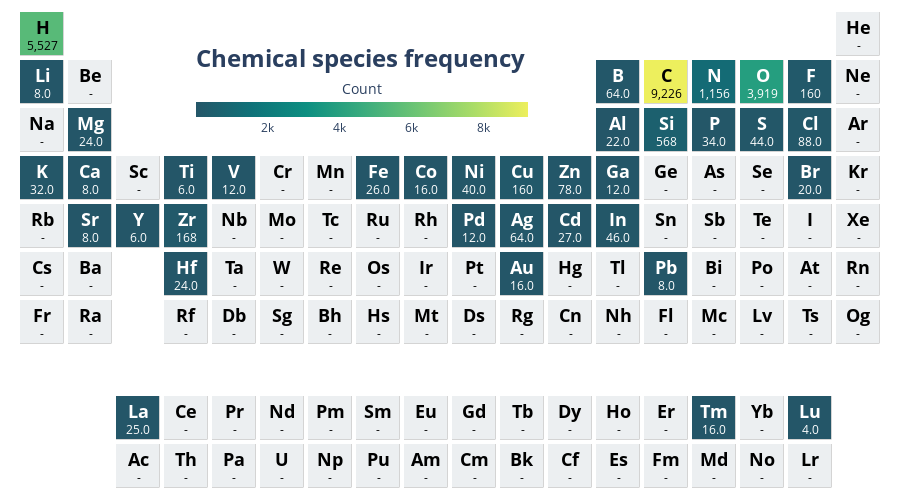

Notebook cell for this chart:
### Code cell
fig = ptable_heatmap_plotly(
    values=chemical_species, 
    nan_color="#ECEFF1", 
    colorscale="aggrnyl",
    colorbar={"title":"Count", "orientation": "h"}
)
fig.layout.title = dict(text="<b>Chemical species frequency</b>", x=0.4, y=0.9, font=dict(size=24))
fig.show()
fig.write_image(f"figures/dataset_species_frequency.pdf")

### Figure 1 — Plotly figure (JSON) as saved in the notebook; plotly's stock layout.template omitted (floating-point values rounded to 4 significant figures; data arrays with more than 128 entries replaced by an {"elided": "..."} marker saying what was removed)
{"data": [{"colorbar": {"len": 0.4, "lenmode": "fraction", "orientation": "h", "thickness": 15, "tickformat": ".1~s", "title": {"font": {"size": 14.4}, "side": "top", "text": "Count"}, "x": 0.4, "y": 0.72}, "colorscale": [[0, "darkgray"], [1, "darkgray"]], "hoverinfo": "none", "showscale": false, "type": "heatmap", "xgap": 4.5, "ygap": 4.5, "z": {"elided": "10x18 int values"}}, {"colorbar": {"len": 0.4, "lenmode": "fraction", "orientation": "h", "thickness": 15, "tickformat": ".1~s", "title": {"font": {"size": 14.4}, "side": "top", "text": "Count"}, "x": 0.4, "y": 0.72}, "colorscale": [[0, "#ECEFF1"], [1, "#ECEFF1"]], "hoverinfo": "none", "showscale": false, "type": "heatmap", "xgap": 5, "ygap": 5, "z": {"elided": "10x18 int values"}}, {"colorbar": {"len": 0.4, "lenmode": "fraction", "orientation": "h", "thickness": 15, "tickformat": ".1~s", "title": {"font": {"size": 14.4}, "side": "top", "text": "Count"}, "x": 0.4, "y": 0.72}, "colorscale": [[0, "rgb(36, 86, 104)"], [0.1667, "rgb(15, 114, 121)"], [0.3333, "rgb(13, 143, 129)"], [0.5, "rgb(57, 171, 126)"], [0.6667, "rgb(110, 197, 116)"], [0.8333, "rgb(169, 220, 103)"], [1, "rgb(237, 239, 93)"]], "hoverinfo": "text", "reversescale": false, "showscale": true, "text": {"elided": "10x18 str values"}, "type": "heatmap", "xgap": 5, "ygap": 5, "z": {"elided": "10x18 int values"}, "zauto": false, "zmax": 9226, "zmin": 4}], "layout": {"annotations": [{"font": {"color": "#000000"}, "showarrow": false, "text": "", "x": 0, "xref": "x", "y": 0, "yref": "y"}, {"font": {"color": "#000000"}, "showarrow": false, "text": "", "x": 1, "xref": "x", "y": 0, "yref": "y"}, {"font": {"color": "#000000"}, "showarrow": false, "text": "<span style='font-weight: bold; font-size: 18.0;'>Ac</span><br>-", "x": 2, "xref": "x", "y": 0, "yref": "y"}, {"font": {"color": "#000000"}, "showarrow": false, "text": "<span style='font-weight: bold; font-size: 18.0;'>Th</span><br>-", "x": 3, "xref": "x", "y": 0, "yref": "y"}, {"font": {"color": "#000000"}, "showarrow": false, "text": "<span style='font-weight: bold; font-size: 18.0;'>Pa</span><br>-", "x": 4, "xref": "x", "y": 0, "yref": "y"}, {"font": {"color": "#000000"}, "showarrow": false, "text": "<span style='font-weight: bold; font-size: 18.0;'>U</span><br>-", "x": 5, "xref": "x", "y": 0, "yref": "y"}, {"font": {"color": "#000000"}, "showarrow": false, "text": "<span style='font-weight: bold; font-size: 18.0;'>Np</span><br>-", "x": 6, "xref": "x", "y": 0, "yref": "y"}, {"font": {"color": "#000000"}, "showarrow": false, "text": "<span style='font-weight: bold; font-size: 18.0;'>Pu</span><br>-", "x": 7, "xref": "x", "y": 0, "yref": "y"}, {"font": {"color": "#000000"}, "showarrow": false, "text": "<span style='font-weight: bold; font-size: 18.0;'>Am</span><br>-", "x": 8, "xref": "x", "y": 0, "yref": "y"}, {"font": {"color": "#000000"}, "showarrow": false, "text": "<span style='font-weight: bold; font-size: 18.0;'>Cm</span><br>-", "x": 9, "xref": "x", "y": 0, "yref": "y"}, {"font": {"color": "#000000"}, "showarrow": false, "text": "<span style='font-weight: bold; font-size: 18.0;'>Bk</span><br>-", "x": 10, "xref": "x", "y": 0, "yref": "y"}, {"font": {"color": "#000000"}, "showarrow": false, "text": "<span style='font-weight: bold; font-size: 18.0;'>Cf</span><br>-", "x": 11, "xref": "x", "y": 0, "yref": "y"}, {"font": {"color": "#000000"}, "showarrow": false, "text": "<span style='font-weight: bold; font-size: 18.0;'>Es</span><br>-", "x": 12, "xref": "x", "y": 0, "yref": "y"}, {"font": {"color": "#000000"}, "showarrow": false, "text": "<span style='font-weight: bold; font-size: 18.0;'>Fm</span><br>-", "x": 13, "xref": "x", "y": 0, "yref": "y"}, {"font": {"color": "#000000"}, "showarrow": false, "text": "<span style='font-weight: bold; font-size: 18.0;'>Md</span><br>-", "x": 14, "xref": "x", "y": 0, "yref": "y"}, {"font": {"color": "#000000"}, "showarrow": false, "text": "<span style='font-weight: bold; font-size: 18.0;'>No</span><br>-", "x": 15, "xref": "x", "y": 0, "yref": "y"}, {"font": {"color": "#000000"}, "showarrow": false, "text": "<span style='font-weight: bold; font-size: 18.0;'>Lr</span><br>-", "x": 16, "xref": "x", "y": 0, "yref": "y"}, {"font": {"color": "#000000"}, "showarrow": false, "text": "", "x": 17, "xref": "x", "y": 0, "yref": "y"}, {"font": {"color": "#000000"}, "showarrow": false, "text": "", "x": 0, "xref": "x", "y": 1, "yref": "y"}, {"font": {"color": "#000000"}, "showarrow": false, "text": "", "x": 1, "xref": "x", "y": 1, "yref": "y"}, {"font": {"color": "#FFFFFF"}, "showarrow": false, "text": "<span style='font-weight: bold; font-size: 18.0;'>La</span><br>25.0", "x": 2, "xref": "x", "y": 1, "yref": "y"}, {"font": {"color": "#000000"}, "showarrow": false, "text": "<span style='font-weight: bold; font-size: 18.0;'>Ce</span><br>-", "x": 3, "xref": "x", "y": 1, "yref": "y"}, {"font": {"color": "#000000"}, "showarrow": false, "text": "<span style='font-weight: bold; font-size: 18.0;'>Pr</span><br>-", "x": 4, "xref": "x", "y": 1, "yref": "y"}, {"font": {"color": "#000000"}, "showarrow": false, "text": "<span style='font-weight: bold; font-size: 18.0;'>Nd</span><br>-", "x": 5, "xref": "x", "y": 1, "yref": "y"}, {"font": {"color": "#000000"}, "showarrow": false, "text": "<span style='font-weight: bold; font-size: 18.0;'>Pm</span><br>-", "x": 6, "xref": "x", "y": 1, "yref": "y"}, {"font": {"color": "#000000"}, "showarrow": false, "text": "<span style='font-weight: bold; font-size: 18.0;'>Sm</span><br>-", "x": 7, "xref": "x", "y": 1, "yref": "y"}, {"font": {"color": "#000000"}, "showarrow": false, "text": "<span style='font-weight: bold; font-size: 18.0;'>Eu</span><br>-", "x": 8, "xref": "x", "y": 1, "yref": "y"}, {"font": {"color": "#000000"}, "showarrow": false, "text": "<span style='font-weight: bold; font-size: 18.0;'>Gd</span><br>-", "x": 9, "xref": "x", "y": 1, "yref": "y"}, {"font": {"color": "#000000"}, "showarrow": false, "text": "<span style='font-weight: bold; font-size: 18.0;'>Tb</span><br>-", "x": 10, "xref": "x", "y": 1, "yref": "y"}, {"font": {"color": "#000000"}, "showarrow": false, "text": "<span style='font-weight: bold; font-size: 18.0;'>Dy</span><br>-", "x": 11, "xref": "x", "y": 1, "yref": "y"}, {"font": {"color": "#000000"}, "showarrow": false, "text": "<span style='font-weight: bold; font-size: 18.0;'>Ho</span><br>-", "x": 12, "xref": "x", "y": 1, "yref": "y"}, {"font": {"color": "#000000"}, "showarrow": false, "text": "<span style='font-weight: bold; font-size: 18.0;'>Er</span><br>-", "x": 13, "xref": "x", "y": 1, "yref": "y"}, {"font": {"color": "#FFFFFF"}, "showarrow": false, "text": "<span style='font-weight: bold; font-size: 18.0;'>Tm</span><br>16.0", "x": 14, "xref": "x", "y": 1, "yref": "y"}, {"font": {"color": "#000000"}, "showarrow": false, "text": "<span style='font-weight: bold; font-size: 18.0;'>Yb</span><br>-", "x": 15, "xref": "x", "y": 1, "yref": "y"}, {"font": {"color": "#FFFFFF"}, "showarrow": false, "text": "<span style='font-weight: bold; font-size: 18.0;'>Lu</span><br>4.0", "x": 16, "xref": "x", "y": 1, "yref": "y"}, {"font": {"color": "#000000"}, "showarrow": false, "text": "", "x": 17, "xref": "x", "y": 1, "yref": "y"}, {"font": {"color": "#000000"}, "showarrow": false, "text": "", "x": 0, "xref": "x", "y": 2, "yref": "y"}, {"font": {"color": "#000000"}, "showarrow": false, "text": "", "x": 1, "xref": "x", "y": 2, "yref": "y"}, {"font": {"color": "#000000"}, "showarrow": false, "text": "", "x": 2, "xref": "x", "y": 2, "yref": "y"}, {"font": {"color": "#000000"}, "showarrow": false, "text": "", "x": 3, "xref": "x", "y": 2, "yref": "y"}, {"font": {"color": "#000000"}, "showarrow": false, "text": "", "x": 4, "xref": "x", "y": 2, "yref": "y"}, {"font": {"color": "#000000"}, "showarrow": false, "text": "", "x": 5, "xref": "x", "y": 2, "yref": "y"}, {"font": {"color": "#000000"}, "showarrow": false, "text": "", "x": 6, "xref": "x", "y": 2, "yref": "y"}, {"font": {"color": "#000000"}, "showarrow": false, "text": "", "x": 7, "xref": "x", "y": 2, "yref": "y"}, {"font": {"color": "#000000"}, "showarrow": false, "text": "", "x": 8, "xref": "x", "y": 2, "yref": "y"}, {"font": {"color": "#000000"}, "showarrow": false, "text": "", "x": 9, "xref": "x", "y": 2, "yref": "y"}, {"font": {"color": "#000000"}, "showarrow": false, "text": "", "x": 10, "xref": "x", "y": 2, "yref": "y"}, {"font": {"color": "#000000"}, "showarrow": false, "text": "", "x": 11, "xref": "x", "y": 2, "yref": "y"}, {"font": {"color": "#000000"}, "showarrow": false, "text": "", "x": 12, "xref": "x", "y": 2, "yref": "y"}, {"font": {"color": "#000000"}, "showarrow": false, "text": "", "x": 13, "xref": "x", "y": 2, "yref": "y"}, {"font": {"color": "#000000"}, "showarrow": false, "text": "", "x": 14, "xref": "x", "y": 2, "yref": "y"}, {"font": {"color": "#000000"}, "showarrow": false, "text": "", "x": 15, "xref": "x", "y": 2, "yref": "y"}, {"font": {"color": "#000000"}, "showarrow": false, "text": "", "x": 16, "xref": "x", "y": 2, "yref": "y"}, {"font": {"color": "#000000"}, "showarrow": false, "text": "", "x": 17, "xref": "x", "y": 2, "yref": "y"}, {"font": {"color": "#000000"}, "showarrow": false, "text": "<span style='font-weight: bold; font-size: 18.0;'>Fr</span><br>-", "x": 0, "xref": "x", "y": 3, "yref": "y"}, {"font": {"color": "#000000"}, "showarrow": false, "text": "<span style='font-weight: bold; font-size: 18.0;'>Ra</span><br>-", "x": 1, "xref": "x", "y": 3, "yref": "y"}, {"font": {"color": "#000000"}, "showarrow": false, "text": "", "x": 2, "xref": "x", "y": 3, "yref": "y"}, {"font": {"color": "#000000"}, "showarrow": false, "text": "<span style='font-weight: bold; font-size: 18.0;'>Rf</span><br>-", "x": 3, "xref": "x", "y": 3, "yref": "y"}, {"font": {"color": "#000000"}, "showarrow": false, "text": "<span style='font-weight: bold; font-size: 18.0;'>Db</span><br>-", "x": 4, "xref": "x", "y": 3, "yref": "y"}, {"font": {"color": "#000000"}, "showarrow": false, "text": "<span style='font-weight: bold; font-size: 18.0;'>Sg</span><br>-", "x": 5, "xref": "x", "y": 3, "yref": "y"}, {"font": {"color": "#000000"}, "showarrow": false, "text": "<span style='font-weight: bold; font-size: 18.0;'>Bh</span><br>-", "x": 6, "xref": "x", "y": 3, "yref": "y"}, {"font": {"color": "#000000"}, "showarrow": false, "text": "<span style='font-weight: bold; font-size: 18.0;'>Hs</span><br>-", "x": 7, "xref": "x", "y": 3, "yref": "y"}, {"font": {"color": "#000000"}, "showarrow": false, "text": "<span style='font-weight: bold; font-size: 18.0;'>Mt</span><br>-", "x": 8, "xref": "x", "y": 3, "yref": "y"}, {"font": {"color": "#000000"}, "showarrow": false, "text": "<span style='font-weight: bold; font-size: 18.0;'>Ds</span><br>-", "x": 9, "xref": "x", "y": 3, "yref": "y"}, {"font": {"color": "#000000"}, "showarrow": false, "text": "<span style='font-weight: bold; font-size: 18.0;'>Rg</span><br>-", "x": 10, "xref": "x", "y": 3, "yref": "y"}, {"font": {"color": "#000000"}, "showarrow": false, "text": "<span style='font-weight: bold; font-size: 18.0;'>Cn</span><br>-", "x": 11, "xref": "x", "y": 3, "yref": "y"}, {"font": {"color": "#000000"}, "showarrow": false, "text": "<span style='font-weight: bold; font-size: 18.0;'>Nh</span><br>-", "x": 12, "xref": "x", "y": 3, "yref": "y"}, {"font": {"color": "#000000"}, "showarrow": false, "text": "<span style='font-weight: bold; font-size: 18.0;'>Fl</span><br>-", "x": 13, "xref": "x", "y": 3, "yref": "y"}, {"font": {"color": "#000000"}, "showarrow": false, "text": "<span style='font-weight: bold; font-size: 18.0;'>Mc</span><br>-", "x": 14, "xref": "x", "y": 3, "yref": "y"}, {"font": {"color": "#000000"}, "showarrow": false, "text": "<span style='font-weight: bold; font-size: 18.0;'>Lv</span><br>-", "x": 15, "xref": "x", "y": 3, "yref": "y"}, {"font": {"color": "#000000"}, "showarrow": false, "text": "<span style='font-weight: bold; font-size: 18.0;'>Ts</span><br>-", "x": 16, "xref": "x", "y": 3, "yref": "y"}, {"font": {"color": "#000000"}, "showarrow": false, "text": "<span style='font-weight: bold; font-size: 18.0;'>Og</span><br>-", "x": 17, "xref": "x", "y": 3, "yref": "y"}, {"font": {"color": "#000000"}, "showarrow": false, "text": "<span style='font-weight: bold; font-size: 18.0;'>Cs</span><br>-", "x": 0, "xref": "x", "y": 4, "yref": "y"}, {"font": {"color": "#000000"}, "showarrow": false, "text": "<span style='font-weight: bold; font-size: 18.0;'>Ba</span><br>-", "x": 1, "xref": "x", "y": 4, "yref": "y"}, {"font": {"color": "#000000"}, "showarrow": false, "text": "", "x": 2, "xref": "x", "y": 4, "yref": "y"}, {"font": {"color": "#FFFFFF"}, "showarrow": false, "text": "<span style='font-weight: bold; font-size: 18.0;'>Hf</span><br>24.0", "x": 3, "xref": "x", "y": 4, "yref": "y"}, {"font": {"color": "#000000"}, "showarrow": false, "text": "<span style='font-weight: bold; font-size: 18.0;'>Ta</span><br>-", "x": 4, "xref": "x", "y": 4, "yref": "y"}, {"font": {"color": "#000000"}, "showarrow": false, "text": "<span style='font-weight: bold; font-size: 18.0;'>W</span><br>-", "x": 5, "xref": "x", "y": 4, "yref": "y"}, {"font": {"color": "#000000"}, "showarrow": false, "text": "<span style='font-weight: bold; font-size: 18.0;'>Re</span><br>-", "x": 6, "xref": "x", "y": 4, "yref": "y"}, {"font": {"color": "#000000"}, "showarrow": false, "text": "<span style='font-weight: bold; font-size: 18.0;'>Os</span><br>-", "x": 7, "xref": "x", "y": 4, "yref": "y"}, {"font": {"color": "#000000"}, "showarrow": false, "text": "<span style='font-weight: bold; font-size: 18.0;'>Ir</span><br>-", "x": 8, "xref": "x", "y": 4, "yref": "y"}, {"font": {"color": "#000000"}, "showarrow": false, "text": "<span style='font-weight: bold; font-size: 18.0;'>Pt</span><br>-", "x": 9, "xref": "x", "y": 4, "yref": "y"}, {"font": {"color": "#FFFFFF"}, "showarrow": false, "text": "<span style='font-weight: bold; font-size: 18.0;'>Au</span><br>16.0", "x": 10, "xref": "x", "y": 4, "yref": "y"}, {"font": {"color": "#000000"}, "showarrow": false, "text": "<span style='font-weight: bold; font-size: 18.0;'>Hg</span><br>-", "x": 11, "xref": "x", "y": 4, "yref": "y"}, {"font": {"color": "#000000"}, "showarrow": false, "text": "<span style='font-weight: bold; font-size: 18.0;'>Tl</span><br>-", "x": 12, "xref": "x", "y": 4, "yref": "y"}, {"font": {"color": "#FFFFFF"}, "showarrow": false, "text": "<span style='font-weight: bold; font-size: 18.0;'>Pb</span><br>8.0", "x": 13, "xref": "x", "y": 4, "yref": "y"}, {"font": {"color": "#000000"}, "showarrow": false, "text": "<span style='font-weight: bold; font-size: 18.0;'>Bi</span><br>-", "x": 14, "xref": "x", "y": 4, "yref": "y"}, {"font": {"color": "#000000"}, "showarrow": false, "text": "<span style='font-weight: bold; font-size: 18.0;'>Po</span><br>-", "x": 15, "xref": "x", "y": 4, "yref": "y"}, {"font": {"color": "#000000"}, "showarrow": false, "text": "<span style='font-weight: bold; font-size: 18.0;'>At</span><br>-", "x": 16, "xref": "x", "y": 4, "yref": "y"}, {"font": {"color": "#000000"}, "showarrow": false, "text": "<span style='font-weight: bold; font-size: 18.0;'>Rn</span><br>-", "x": 17, "xref": "x", "y": 4, "yref": "y"}, {"font": {"color": "#000000"}, "showarrow": false, "text": "<span style='font-weight: bold; font-size: 18.0;'>Rb</span><br>-", "x": 0, "xref": "x", "y": 5, "yref": "y"}, {"font": {"color": "#FFFFFF"}, "showarrow": false, "text": "<span style='font-weight: bold; font-size: 18.0;'>Sr</span><br>8.0", "x": 1, "xref": "x", "y": 5, "yref": "y"}, {"font": {"color": "#FFFFFF"}, "showarrow": false, "text": "<span style='font-weight: bold; font-size: 18.0;'>Y</span><br>6.0", "x": 2, "xref": "x", "y": 5, "yref": "y"}, {"font": {"color": "#FFFFFF"}, "showarrow": false, "text": "<span style='font-weight: bold; font-size: 18.0;'>Zr</span><br>168", "x": 3, "xref": "x", "y": 5, "yref": "y"}, {"font": {"color": "#000000"}, "showarrow": false, "text": "<span style='font-weight: bold; font-size: 18.0;'>Nb</span><br>-", "x": 4, "xref": "x", "y": 5, "yref": "y"}, {"font": {"color": "#000000"}, "showarrow": false, "text": "<span style='font-weight: bold; font-size: 18.0;'>Mo</span><br>-", "x": 5, "xref": "x", "y": 5, "yref": "y"}, {"font": {"color": "#000000"}, "showarrow": false, "text": "<span style='font-weight: bold; font-size: 18.0;'>Tc</span><br>-", "x": 6, "xref": "x", "y": 5, "yref": "y"}, {"font": {"color": "#000000"}, "showarrow": false, "text": "<span style='font-weight: bold; font-size: 18.0;'>Ru</span><br>-", "x": 7, "xref": "x", "y": 5, "yref": "y"}, {"font": {"color": "#000000"}, "showarrow": false, "text": "<span style='font-weight: bold; font-size: 18.0;'>Rh</span><br>-", "x": 8, "xref": "x", "y": 5, "yref": "y"}, {"font": {"color": "#FFFFFF"}, "showarrow": false, "text": "<span style='font-weight: bold; font-size: 18.0;'>Pd</span><br>12.0", "x": 9, "xref": "x", "y": 5, "yref": "y"}, {"font": {"color": "#FFFFFF"}, "showarrow": false, "text": "<span style='font-weight: bold; font-size: 18.0;'>Ag</span><br>64.0", "x": 10, "xref": "x", "y": 5, "yref": "y"}, {"font": {"color": "#FFFFFF"}, "showarrow": false, "text": "<span style='font-weight: bold; font-size: 18.0;'>Cd</span><br>27.0", "x": 11, "xref": "x", "y": 5, "yref": "y"}, {"font": {"color": "#FFFFFF"}, "showarrow": false, "text": "<span style='font-weight: bold; font-size: 18.0;'>In</span><br>46.0", "x": 12, "xref": "x", "y": 5, "yref": "y"}, {"font": {"color": "#000000"}, "showarrow": false, "text": "<span style='font-weight: bold; font-size: 18.0;'>Sn</span><br>-", "x": 13, "xref": "x", "y": 5, "yref": "y"}, {"font": {"color": "#000000"}, "showarrow": false, "text": "<span style='font-weight: bold; font-size: 18.0;'>Sb</span><br>-", "x": 14, "xref": "x", "y": 5, "yref": "y"}, {"font": {"color": "#000000"}, "showarrow": false, "text": "<span style='font-weight: bold; font-size: 18.0;'>Te</span><br>-", "x": 15, "xref": "x", "y": 5, "yref": "y"}, {"font": {"color": "#000000"}, "showarrow": false, "text": "<span style='font-weight: bold; font-size: 18.0;'>I</span><br>-", "x": 16, "xref": "x", "y": 5, "yref": "y"}, {"font": {"color": "#000000"}, "showarrow": false, "text": "<span style='font-weight: bold; font-size: 18.0;'>Xe</span><br>-", "x": 17, "xref": "x", "y": 5, "yref": "y"}, {"font": {"color": "#FFFFFF"}, "showarrow": false, "text": "<span style='font-weight: bold; font-size: 18.0;'>K</span><br>32.0", "x": 0, "xref": "x", "y": 6, "yref": "y"}, {"font": {"color": "#FFFFFF"}, "showarrow": false, "text": "<span style='font-weight: bold; font-size: 18.0;'>Ca</span><br>8.0", "x": 1, "xref": "x", "y": 6, "yref": "y"}, {"font": {"color": "#000000"}, "showarrow": false, "text": "<span style='font-weight: bold; font-size: 18.0;'>Sc</span><br>-", "x": 2, "xref": "x", "y": 6, "yref": "y"}, {"font": {"color": "#FFFFFF"}, "showarrow": false, "text": "<span style='font-weight: bold; font-size: 18.0;'>Ti</span><br>6.0", "x": 3, "xref": "x", "y": 6, "yref": "y"}, {"font": {"color": "#FFFFFF"}, "showarrow": false, "text": "<span style='font-weight: bold; font-size: 18.0;'>V</span><br>12.0", "x": 4, "xref": "x", "y": 6, "yref": "y"}, {"font": {"color": "#000000"}, "showarrow": false, "text": "<span style='font-weight: bold; font-size: 18.0;'>Cr</span><br>-", "x": 5, "xref": "x", "y": 6, "yref": "y"}, {"font": {"color": "#000000"}, "showarrow": false, "text": "<span style='font-weight: bold; font-size: 18.0;'>Mn</span><br>-", "x": 6, "xref": "x", "y": 6, "yref": "y"}, {"font": {"color": "#FFFFFF"}, "showarrow": false, "text": "<span style='font-weight: bold; font-size: 18.0;'>Fe</span><br>26.0", "x": 7, "xref": "x", "y": 6, "yref": "y"}, {"font": {"color": "#FFFFFF"}, "showarrow": false, "text": "<span style='font-weight: bold; font-size: 18.0;'>Co</span><br>16.0", "x": 8, "xref": "x", "y": 6, "yref": "y"}, {"font": {"color": "#FFFFFF"}, "showarrow": false, "text": "<span style='font-weight: bold; font-size: 18.0;'>Ni</span><br>40.0", "x": 9, "xref": "x", "y": 6, "yref": "y"}, {"font": {"color": "#FFFFFF"}, "showarrow": false, "text": "<span style='font-weight: bold; font-size: 18.0;'>Cu</span><br>160", "x": 10, "xref": "x", "y": 6, "yref": "y"}, {"font": {"color": "#FFFFFF"}, "showarrow": false, "text": "<span style='font-weight: bold; font-size: 18.0;'>Zn</span><br>78.0", "x": 11, "xref": "x", "y": 6, "yref": "y"}, {"font": {"color": "#FFFFFF"}, "showarrow": false, "text": "<span style='font-weight: bold; font-size: 18.0;'>Ga</span><br>12.0", "x": 12, "xref": "x", "y": 6, "yref": "y"}, {"font": {"color": "#000000"}, "showarrow": false, "text": "<span style='font-weight: bold; font-size: 18.0;'>Ge</span><br>-", "x": 13, "xref": "x", "y": 6, "yref": "y"}, {"font": {"color": "#000000"}, "showarrow": false, "text": "<span style='font-weight: bold; font-size: 18.0;'>As</span><br>-", "x": 14, "xref": "x", "y": 6, "yref": "y"}, {"font": {"color": "#000000"}, "showarrow": false, "text": "<span style='font-weight: bold; font-size: 18.0;'>Se</span><br>-", "x": 15, "xref": "x", "y": 6, "yref": "y"}, {"font": {"color": "#FFFFFF"}, "showarrow": false, "text": "<span style='font-weight: bold; font-size: 18.0;'>Br</span><br>20.0", "x": 16, "xref": "x", "y": 6, "yref": "y"}, {"font": {"color": "#000000"}, "showarrow": false, "text": "<span style='font-weight: bold; font-size: 18.0;'>Kr</span><br>-", "x": 17, "xref": "x", "y": 6, "yref": "y"}, {"font": {"color": "#000000"}, "showarrow": false, "text": "<span style='font-weight: bold; font-size: 18.0;'>Na</span><br>-", "x": 0, "xref": "x", "y": 7, "yref": "y"}, {"font": {"color": "#FFFFFF"}, "showarrow": false, "text": "<span style='font-weight: bold; font-size: 18.0;'>Mg</span><br>24.0", "x": 1, "xref": "x", "y": 7, "yref": "y"}, {"font": {"color": "#000000"}, "showarrow": false, "text": "", "x": 2, "xref": "x", "y": 7, "yref": "y"}, {"font": {"color": "#000000"}, "showarrow": false, "text": "", "x": 3, "xref": "x", "y": 7, "yref": "y"}, {"font": {"color": "#000000"}, "showarrow": false, "text": "", "x": 4, "xref": "x", "y": 7, "yref": "y"}, {"font": {"color": "#000000"}, "showarrow": false, "text": "", "x": 5, "xref": "x", "y": 7, "yref": "y"}, {"font": {"color": "#000000"}, "showarrow": false, "text": "", "x": 6, "xref": "x", "y": 7, "yref": "y"}, {"font": {"color": "#000000"}, "showarrow": false, "text": "", "x": 7, "xref": "x", "y": 7, "yref": "y"}, {"font": {"color": "#000000"}, "showarrow": false, "text": "", "x": 8, "xref": "x", "y": 7, "yref": "y"}, {"font": {"color": "#000000"}, "showarrow": false, "text": "", "x": 9, "xref": "x", "y": 7, "yref": "y"}, {"font": {"color": "#000000"}, "showarrow": false, "text": "", "x": 10, "xref": "x", "y": 7, "yref": "y"}, {"font": {"color": "#000000"}, "showarrow": false, "text": "", "x": 11, "xref": "x", "y": 7, "yref": "y"}, {"font": {"color": "#FFFFFF"}, "showarrow": false, "text": "<span style='font-weight: bold; font-size: 18.0;'>Al</span><br>22.0", "x": 12, "xref": "x", "y": 7, "yref": "y"}, {"font": {"color": "#FFFFFF"}, "showarrow": false, "text": "<span style='font-weight: bold; font-size: 18.0;'>Si</span><br>568", "x": 13, "xref": "x", "y": 7, "yref": "y"}, {"font": {"color": "#FFFFFF"}, "showarrow": false, "text": "<span style='font-weight: bold; font-size: 18.0;'>P</span><br>34.0", "x": 14, "xref": "x", "y": 7, "yref": "y"}, {"font": {"color": "#FFFFFF"}, "showarrow": false, "text": "<span style='font-weight: bold; font-size: 18.0;'>S</span><br>44.0", "x": 15, "xref": "x", "y": 7, "yref": "y"}, {"font": {"color": "#FFFFFF"}, "showarrow": false, "text": "<span style='font-weight: bold; font-size: 18.0;'>Cl</span><br>88.0", "x": 16, "xref": "x", "y": 7, "yref": "y"}, {"font": {"color": "#000000"}, "showarrow": false, "text": "<span style='font-weight: bold; font-size: 18.0;'>Ar</span><br>-", "x": 17, "xref": "x", "y": 7, "yref": "y"}, {"font": {"color": "#FFFFFF"}, "showarrow": false, "text": "<span style='font-weight: bold; font-size: 18.0;'>Li</span><br>8.0", "x": 0, "xref": "x", "y": 8, "yref": "y"}, {"font": {"color": "#000000"}, "showarrow": false, "text": "<span style='font-weight: bold; font-size: 18.0;'>Be</span><br>-", "x": 1, "xref": "x", "y": 8, "yref": "y"}, {"font": {"color": "#000000"}, "showarrow": false, "text": "", "x": 2, "xref": "x", "y": 8, "yref": "y"}, {"font": {"color": "#000000"}, "showarrow": false, "text": "", "x": 3, "xref": "x", "y": 8, "yref": "y"}, {"font": {"color": "#000000"}, "showarrow": false, "text": "", "x": 4, "xref": "x", "y": 8, "yref": "y"}, {"font": {"color": "#000000"}, "showarrow": false, "text": "", "x": 5, "xref": "x", "y": 8, "yref": "y"}, {"font": {"color": "#000000"}, "showarrow": false, "text": "", "x": 6, "xref": "x", "y": 8, "yref": "y"}, {"font": {"color": "#000000"}, "showarrow": false, "text": "", "x": 7, "xref": "x", "y": 8, "yref": "y"}, {"font": {"color": "#000000"}, "showarrow": false, "text": "", "x": 8, "xref": "x", "y": 8, "yref": "y"}, {"font": {"color": "#000000"}, "showarrow": false, "text": "", "x": 9, "xref": "x", "y": 8, "yref": "y"}, {"font": {"color": "#000000"}, "showarrow": false, "text": "", "x": 10, "xref": "x", "y": 8, "yref": "y"}, {"font": {"color": "#000000"}, "showarrow": false, "text": "", "x": 11, "xref": "x", "y": 8, "yref": "y"}, {"font": {"color": "#FFFFFF"}, "showarrow": false, "text": "<span style='font-weight: bold; font-size: 18.0;'>B</span><br>64.0", "x": 12, "xref": "x", "y": 8, "yref": "y"}, {"font": {"color": "#000000"}, "showarrow": false, "text": "<span style='font-weight: bold; font-size: 18.0;'>C</span><br>9,226", "x": 13, "xref": "x", "y": 8, "yref": "y"}, {"font": {"color": "#FFFFFF"}, "showarrow": false, "text": "<span style='font-weight: bold; font-size: 18.0;'>N</span><br>1,156", "x": 14, "xref": "x", "y": 8, "yref": "y"}, {"font": {"color": "#FFFFFF"}, "showarrow": false, "text": "<span style='font-weight: bold; font-size: 18.0;'>O</span><br>3,919", "x": 15, "xref": "x", "y": 8, "yref": "y"}, {"font": {"color": "#FFFFFF"}, "showarrow": false, "text": "<span style='font-weight: bold; font-size: 18.0;'>F</span><br>160", "x": 16, "xref": "x", "y": 8, "yref": "y"}, {"font": {"color": "#000000"}, "showarrow": false, "text": "<span style='font-weight: bold; font-size: 18.0;'>Ne</span><br>-", "x": 17, "xref": "x", "y": 8, "yref": "y"}, {"font": {"color": "#000000"}, "showarrow": false, "text": "<span style='font-weight: bold; font-size: 18.0;'>H</span><br>5,527", "x": 0, "xref": "x", "y": 9, "yref": "y"}, {"font": {"color": "#000000"}, "showarrow": false, "text": "", "x": 1, "xref": "x", "y": 9, "yref": "y"}, {"font": {"color": "#000000"}, "showarrow": false, "text": "", "x": 2, "xref": "x", "y": 9, "yref": "y"}, {"font": {"color": "#000000"}, "showarrow": false, "text": "", "x": 3, "xref": "x", "y": 9, "yref": "y"}, {"font": {"color": "#000000"}, "showarrow": false, "text": "", "x": 4, "xref": "x", "y": 9, "yref": "y"}, {"font": {"color": "#000000"}, "showarrow": false, "text": "", "x": 5, "xref": "x", "y": 9, "yref": "y"}, {"font": {"color": "#000000"}, "showarrow": false, "text": "", "x": 6, "xref": "x", "y": 9, "yref": "y"}, {"font": {"color": "#000000"}, "showarrow": false, "text": "", "x": 7, "xref": "x", "y": 9, "yref": "y"}, {"font": {"color": "#000000"}, "showarrow": false, "text": "", "x": 8, "xref": "x", "y": 9, "yref": "y"}, {"font": {"color": "#000000"}, "showarrow": false, "text": "", "x": 9, "xref": "x", "y": 9, "yref": "y"}, {"font": {"color": "#000000"}, "showarrow": false, "text": "", "x": 10, "xref": "x", "y": 9, "yref": "y"}, {"font": {"color": "#000000"}, "showarrow": false, "text": "", "x": 11, "xref": "x", "y": 9, "yref": "y"}, {"font": {"color": "#000000"}, "showarrow": false, "text": "", "x": 12, "xref": "x", "y": 9, "yref": "y"}, {"font": {"color": "#000000"}, "showarrow": false, "text": "", "x": 13, "xref": "x", "y": 9, "yref": "y"}, {"font": {"color": "#000000"}, "showarrow": false, "text": "", "x": 14, "xref": "x", "y": 9, "yref": "y"}, {"font": {"color": "#000000"}, "showarrow": false, "text": "", "x": 15, "xref": "x", "y": 9, "yref": "y"}, {"font": {"color": "#000000"}, "showarrow": false, "text": "", "x": 16, "xref": "x", "y": 9, "yref": "y"}, {"font": {"color": "#000000"}, "showarrow": false, "text": "<span style='font-weight: bold; font-size: 18.0;'>He</span><br>-", "x": 17, "xref": "x", "y": 9, "yref": "y"}], "font": {"size": 12}, "height": 500, "margin": {"b": 10, "l": 10, "pad": 10, "r": 10, "t": 10}, "plot_bgcolor": "rgba(0, 0, 0, 0)", "title": {"font": {"size": 24}, "text": "<b>Chemical species frequency</b>", "x": 0.4, "y": 0.9}, "width": 900, "xaxis": {"gridcolor": "rgb(0, 0, 0)", "showgrid": false, "showticklabels": false, "side": "top", "ticks": "", "zeroline": false}, "yaxis": {"scaleanchor": "x", "showgrid": false, "showticklabels": false, "ticks": "", "ticksuffix": "  ", "zeroline": false}}}
